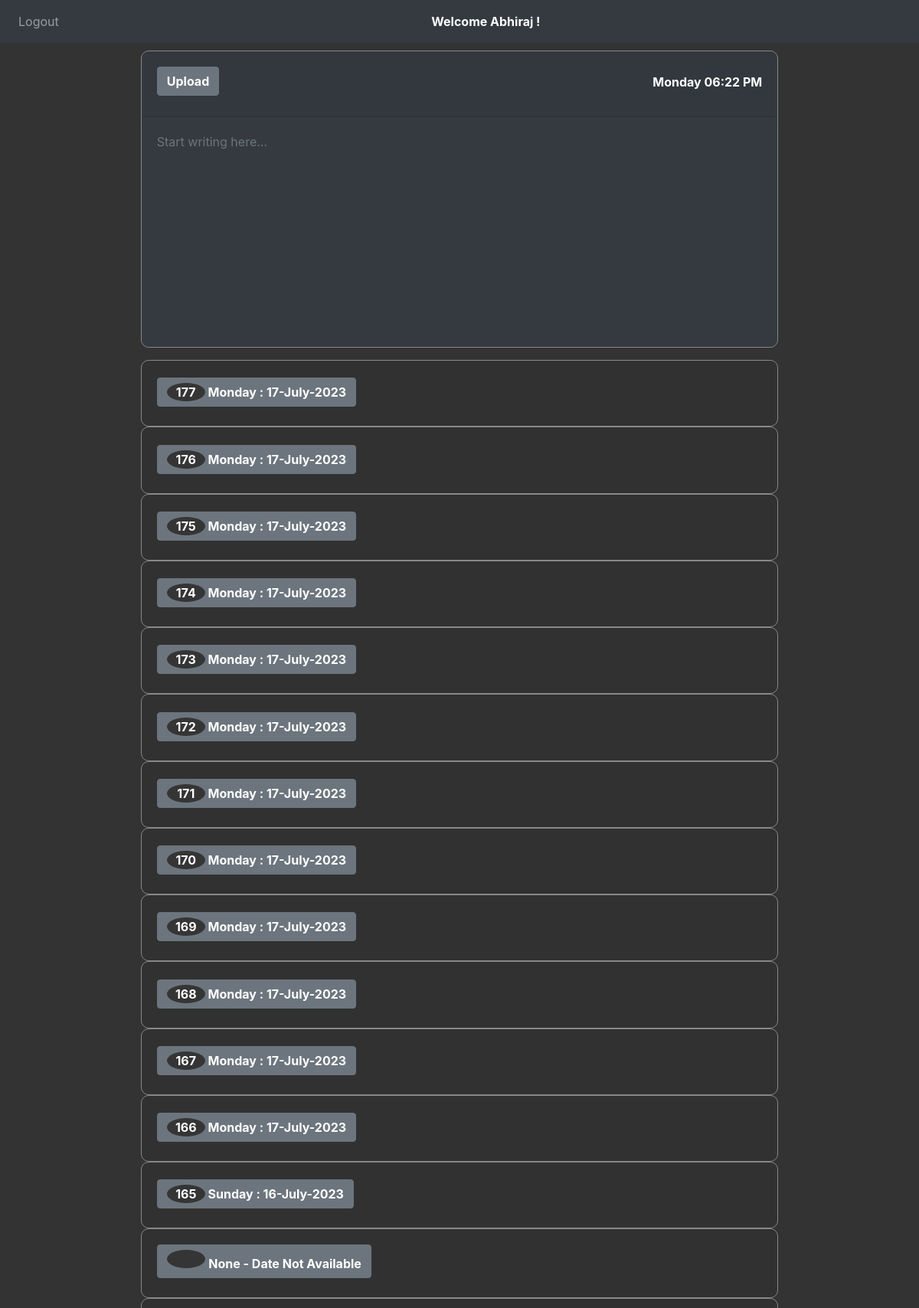
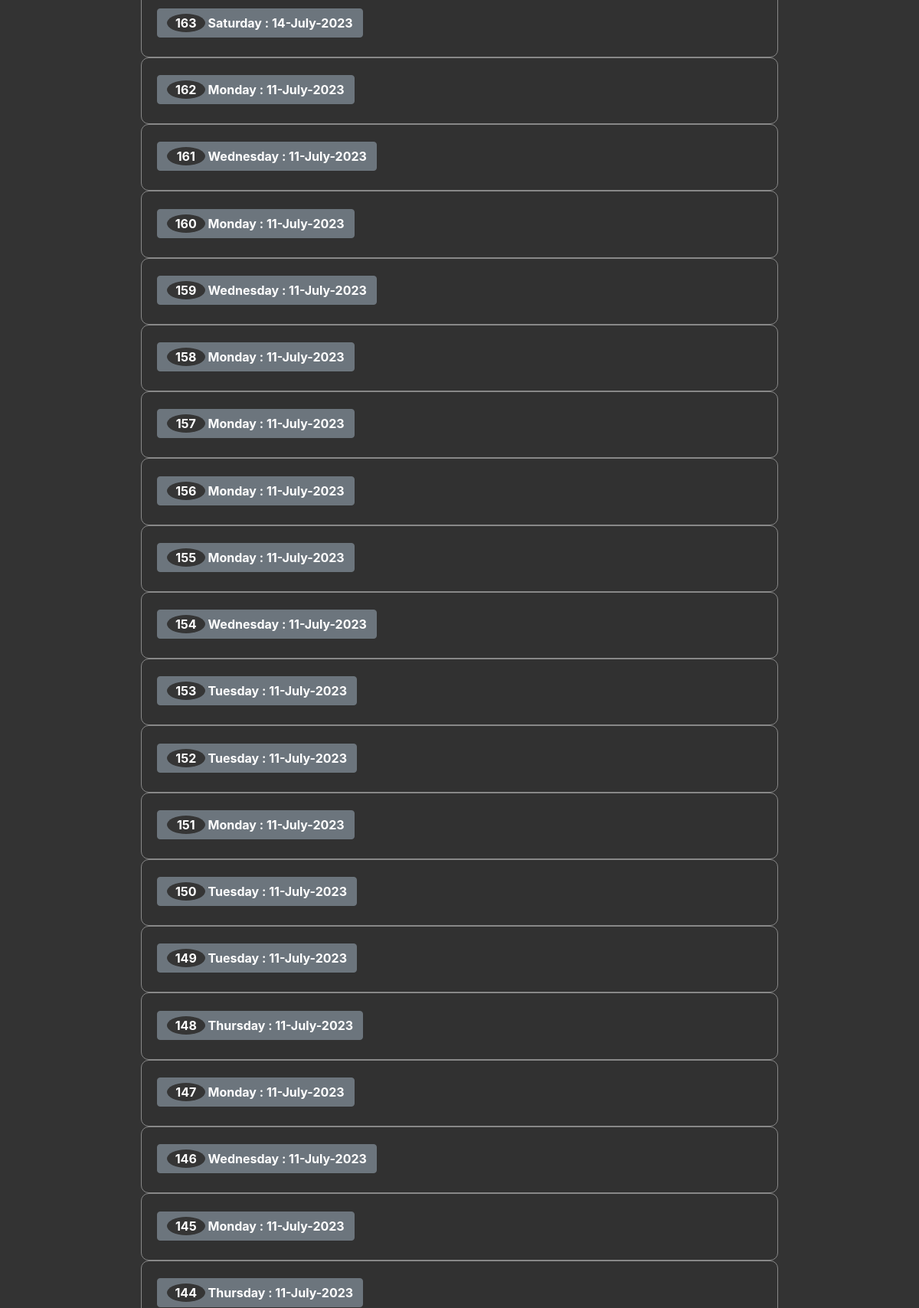
The app's page / (signed in, upper part) with its own data (2 pictures, top to bottom).
### website/models.py (models this page shows)
class User(db.Model, UserMixin):
    id = db.Column(db.Integer, primary_key=True)
    email = db.Column(db.String(150), unique=True)
    password = db.Column(db.String(150))
    first_name = db.Column(db.String(150))
    notes = db.relationship('Note')

class Note(db.Model):
    id = db.Column(db.Integer, primary_key=True)
    data = db.Column(db.String(10000))
    date = db.Column(db.DateTime(timezone=True), default=func.now())
    day = db.Column(db.String(10), default=datetime.now().strftime('%A'))
    currDate = db.Column(db.String(20), default=datetime.now().strftime('%Y-%m-%d'))
    time = db.Column(db.String(20), default=datetime.now().strftime('%H:%M:%S'))
    month = db.Column(db.String(20), default=datetime.now().strftime('%B'))
    sentiment = db.Column(db.Float)
    classification = db.Column(db.String(50))
    user_id = db.Column(db.Integer, db.ForeignKey('user.id'))

### website/views.py (the view, shortened to what this page needs)
@views.route('/', methods=['GET', 'POST'])
@login_required
def home():
    first_name = current_user.first_name
    notes = Note.query.filter_by(user_id=current_user.id).all()
    note_data = [(note.currDate, note.day, note.month) for note in notes]
    return render_template("home.html", user=current_user, first_name = first_name, note_data=note_data)

### website/__init__.py (called while the page is built)
def create_app():
    app = Flask(__name__)
    app.config['SECRET_KEY'] = 'hjshjhdjah kjshkjdhjs'
    app.config['SQLALCHEMY_DATABASE_URI'] = f'sqlite:///{DB_NAME}'
    db.init_app(app)
    from .views import views
    from .auth import auth
    app.register_blueprint(views, url_prefix='/')
    app.register_blueprint(auth, url_prefix='/')
    from .models import User, Note
    with app.app_context():
        db.create_all()
    login_manager = LoginManager()
    login_manager.login_view = 'auth.login'
    login_manager.init_app(app)
    @login_manager.user_loader
    def load_user(id):
        return User.query.get(int(id))
    return app

### website/templates/home.html (shortened to what this page needs)
{% extends "base.html" %}
{% block content %}
<form method="POST">
  <div class="card text-white bg-dark mb-3">
    <div class="card-header">
      <div align="left">
        <button type="submit" class="btn btn-secondary" style="display: flex; justify-content: space-between;"><b>Upload</b></button>
      </div>
      <div style="font-weight: bold">
        <div class="d-flex justify-content-center w-100">
          <span class="navbar-text text-center" style="color: white; font-weight: bold;">
             <span id="current-time-home"></span>
          </span>
        </div>
      </div>
    </div>
    <textarea name="note" id="note" class="form-control bg-dark text-white" style="border: none;" autofocus wrap="soft" placeholder="Start writing here..."></textarea>
  </div>
</form>
<ul class="list-group list-group-flush" id="notes">
  {% for note in user.notes | reverse %}
  <div class="accordion" id="accordionExample">
    <div class="card">
      <div class="card-header text-center" id="heading{{ note.id }}">
        <h2 class="mb-0">
          <button class="btn btn-secondary text-left" type="button" data-toggle="collapse" data-target="#collapse{{ note.id }}" aria-expanded="true" aria-controls="collapse{{ note.id }}">
            {% if note.currDate %}
              {% set index = loop.length - loop.index0 %}
              <span class="index-circle">{{ index }}</span><b> {{ note.day }} : {{ note.currDate[8:] }}-{{ note.month }}-{{ note.currDate[:4] }}</b>
            {% else %}
              <span class="index-circle">{{ index }}</span> <b>{{ note.day }} - Date Not Available </b>
            {% endif %}
          </button>
        </h2>
      </div>
    </div>
  </div>{% endfor %}
</ul>
{% endblock %}

### website/templates/base.html (shortened to what this page needs)
<!DOCTYPE html>
<html>
  <head>
    <link
      rel="stylesheet"
      href="https://stackpath.bootstrapcdn.com/bootstrap/4.4.1/css/bootstrap.min.css"
    />
    <link
      rel="stylesheet"
      href="https://stackpath.bootstrapcdn.com/font-awesome/4.7.0/css/font-awesome.min.css"
    />
    <link rel="stylesheet" href="static\styles.css">
  </head>
  <body>
    <nav class="navbar navbar-expand-lg navbar-dark bg-dark">
      <div class="collapse navbar-collapse" id="navbar">
        <div class="navbar-nav">
          {% if user.is_authenticated %}
          <a class="nav-item nav-link" id="logout" href="/logout">Logout</a>
          {% endif %}
        </div>
        {% if user.is_authenticated %}
        <div class="d-flex justify-content-center w-100">
          <span class="navbar-text text-center" style="color: white; font-weight: bold;">
             <span>Welcome {{first_name}} !</span>
          </span>
        </div>
      {% endif %}
    </nav>
    <div class="container">{% block content %} {% endblock %}</div>
  </body>
</html>

### website/templates/base.html (style rules this page uses)
body { background-color: #333; color:white; }

### website/templates/home.html (style rules this page uses)
.index-circle { display: inline-block; width: 50px; height: 24px; line-height: 24px; text-align: center; border-radius: 50%; background-color: #353535; color: #fff; font-weight: bold; }
.card-header { padding-top: 20px; padding-bottom: 25px; display: flex; justify-content: space-between; }
.card { background-color: #333; color: white; border-radius: 0px; width:75%; margin: 0 auto; border-color: #888; border-width: 1px 1px 1px 1px; border-style: solid; border-radius: 10px; }
form { margin-top: 10px; background-color: #333; padding: 0px; }
textarea.form-control { background-color: #333; color: white; width: 100%; margin: 0; padding: 20px; font-size: 16px; border: 3px solid #ccc; border-radius: 10px; box-sizing: border-box; height: 300px; resize: none; white-space: pre-wrap; }

### records on screen
User: first_name "Abhiraj"
Note: index "177", day "Monday", currDate "17", month "July", currDate "2023"
Note: index "176", day "Monday", currDate "17", month "July", currDate "2023"
Note: index "175", day "Monday", currDate "17", month "July", currDate "2023"
Note: index "174", day "Monday", currDate "17", month "July", currDate "2023"
Note: index "173", day "Monday", currDate "17", month "July", currDate "2023"
Note: index "172", day "Monday", currDate "17", month "July", currDate "2023"
Note: index "171", day "Monday", currDate "17", month "July", currDate "2023"
Note: index "170", day "Monday", currDate "17", month "July", currDate "2023"
Note: index "169", day "Monday", currDate "17", month "July", currDate "2023"
Note: index "168", day "Monday", currDate "17", month "July", currDate "2023"
Note: index "167", day "Monday", currDate "17", month "July", currDate "2023"
Note: index "166", day "Monday", currDate "17", month "July", currDate "2023"
Note: index "165", day "Sunday", currDate "16", month "July", currDate "2023"
Note: day "None"
Note: index "163", day "Saturday", currDate "14", month "July", currDate "2023"
Note: index "162", day "Monday", currDate "11", month "July", currDate "2023"
Note: index "161", day "Wednesday", currDate "11", month "July", currDate "2023"
Note: index "160", day "Monday", currDate "11", month "July", currDate "2023"
Note: index "159", day "Wednesday", currDate "11", month "July", currDate "2023"
Note: index "158", day "Monday", currDate "11", month "July", currDate "2023"
Note: index "157", day "Monday", currDate "11", month "July", currDate "2023"
Note: index "156", day "Monday", currDate "11", month "July", currDate "2023"
Note: index "155", day "Monday", currDate "11", month "July", currDate "2023"
Note: index "154", day "Wednesday", currDate "11", month "July", currDate "2023"
Note: index "153", day "Tuesday", currDate "11", month "July", currDate "2023"
Note: index "152", day "Tuesday", currDate "11", month "July", currDate "2023"
Note: index "151", day "Monday", currDate "11", month "July", currDate "2023"
Note: index "150", day "Tuesday", currDate "11", month "July", currDate "2023"
Note: index "149", day "Tuesday", currDate "11", month "July", currDate "2023"
Note: index "148", day "Thursday", currDate "11", month "July", currDate "2023"
Note: index "147", day "Monday", currDate "11", month "July", currDate "2023"
Note: index "146", day "Wednesday", currDate "11", month "July", currDate "2023"
Note: index "145", day "Monday", currDate "11", month "July", currDate "2023"
Note: index "144", day "Thursday", currDate "11", month "July", currDate "2023"
